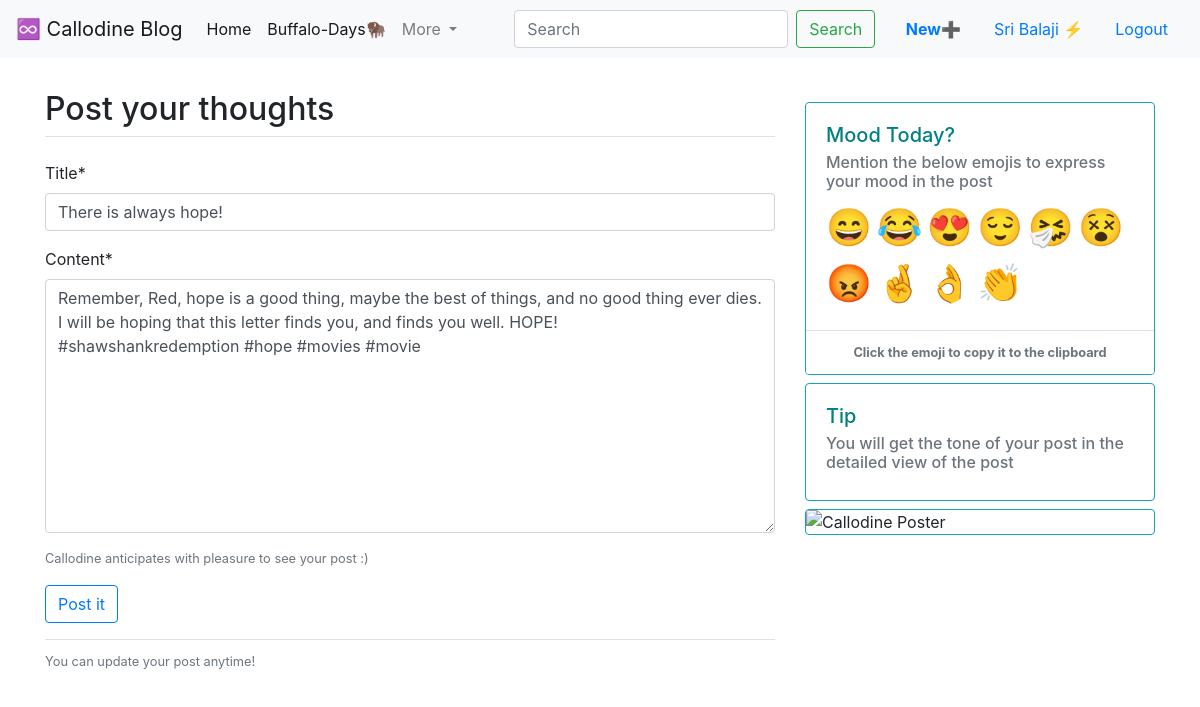
Page /post/15/update/ (signed in) on the committed database.
### microblog/models.py (models this page shows, shortened)
class Post(models.Model):
    title = models.CharField(max_length=120)
    author = models.CharField(max_length=50)
    username = models.ForeignKey(User, on_delete=models.CASCADE)
    date_posted = models.DateTimeField(auto_now_add=True)
    content = models.TextField()

### microblog/views.py (the view, shortened to what this page needs)
# urls.py: path('post/<int:pk>/update/', PostUpdateView.as_view(), name='post_update'),
class PostUpdateView(LoginRequiredMixin, UserPassesTestMixin, UpdateView):
    model = Post
    fields = ['title','content']
    def test_func(self):
        current_post = self.get_object()
        if(current_post.username == self.request.user):
            return True
        else:
            return False

### users/context_processors.py (called while the page is built)
def frds_bday(request):
    return {
        'ABHI_BDAY': settings.ABHI_BDAY,
        'ABHI_NOD': settings.ABHI_NOD,
        'AISHU_BDAY': settings.AISHU_BDAY,
        'AISHU_NOD': settings.AISHU_NOD,
        'AKSHU_BDAY': settings.AKSHU_BDAY,
        'AKSHU_NOD': settings.AKSHU_NOD,
        'ARAVIND_BDAY': settings.ARAVIND_BDAY,
        'ARAVIND_NOD': settings.ARAVIND_NOD,
        'OVIYA_BDAY': settings.OVIYA_BDAY,
        'OVIYA_NOD': settings.OVIYA_NOD,
        'PRIYA_BDAY': settings.PRIYA_BDAY,
        'PRIYA_NOD': settings.PRIYA_NOD,
        'BAJU_BDAY': settings.BAJU_BDAY,
        'BAJU_NOD': settings.BAJU_NOD,
        'VISWA_BDAY': settings.VISWA_BDAY,
        'VISWA_NOD': settings.VISWA_NOD,
        }

### microblog/templates/microblog/post_form.html (shortened to what this page needs)
{% extends "microblog/base.html" %}
{% load crispy_forms_tags %}
{% block authentication %}
<div class="mt-2 pt-2 ">
<form method="POST" enctype='multipart/form-data'>
    <div class="form-group">
      <legend class="border-bottom mb-4"><h2>Post your thoughts</h2></legend>
      {{form | crispy }}
      <small id="emailHelp" class="form-text text-muted">Callodine anticipates with pleasure to see your post :) </small>
    </div>
    <div>
    <button type="submit" class="btn btn-primary btn-outline-primary">Post it</button>
    </div>
  </form>
  <div class="border-top pt-2 mt-3 mb- pb-2">
    <small class="text-muted">
        You can update your post anytime!
    </small>
  </div>
</div>
{% endblock authentication %}
{% block sidebar %}
<div class="card border-info mt-1 mb-2" style="width: 100%;">
    <div class="card-body">
      <h5 class="card-title" style="color: teal;">Mood Today?</h5>
      <h6 class="card-subtitle mb-2 text-muted">Mention the below emojis to express your mood in the post</h6>
      <a class="eday" style="font-size: 230%;" data-toggle="tooltip" data-placement="bottom" id="em1" onclick="CopyToClipboard('em1');return false;" data-original-title="Happy">😄</a>
      <a class="eday" style="font-size: 230%;" data-toggle="tooltip" data-placement="bottom" id="em2" onclick="CopyToClipboard('em2');return false;" data-original-title="Laugh out loud">😂</a>
      <a class="eday" style="font-size: 230%;" data-toggle="tooltip" data-placement="bottom" id="em3" onclick="CopyToClipboard('em3');return false;" data-original-title="Love">😍</a>
      <a class="eday" style="font-size: 230%;" data-toggle="tooltip" data-placement="bottom" id="em4" onclick="CopyToClipboard('em4');return false;" data-original-title="Satisfied">😌</a>
      <a class="eday" style="font-size: 230%;" data-toggle="tooltip" data-placement="bottom" id="em5" onclick="CopyToClipboard('em5');return false;" data-original-title="Sad">🤧</a>
      <a class="eday" style="font-size: 230%;" data-toggle="tooltip" data-placement="bottom" id="em6" onclick="CopyToClipboard('em6');return false;" data-original-title="Exhausted">😵</a>
      <a class="eday" style="font-size: 230%;" data-toggle="tooltip" data-placement="bottom" id="em7" onclick="CopyToClipboard('em7');return false;" data-original-title="Angry">😡</a>
      <a class="eday" style="font-size: 230%;" data-toggle="tooltip" data-placement="bottom" id="em8" onclick="CopyToClipboard('em8');return false;" data-original-title="Fingers Crossed">🤞</a>
      <a class="eday" style="font-size: 230%;" data-toggle="tooltip" data-placement="bottom" id="em9" onclick="CopyToClipboard('em9');return false;" data-original-title="Super">👌</a>
      <a class="eday" style="font-size: 230%;" data-toggle="tooltip" data-placement="bottom" id="em10" onclick="CopyToClipboard('em10');return false;" data-original-title="Claps">👏</a>
    </div>
    <small class="card-footer text-muted bg-white text-center"><strong>Click the emoji to copy it to the clipboard</strong></small>
  </div>
  <div class="card border-info mt-1 mb-2" style="width: 100%;">
    <div class="card-body">
      <h5 class="card-title" style="color: teal;">Tip</h5>
      <h6 class="card-subtitle mb-2 text-muted">You will get the tone of your post in the detailed view of the post</h6>
  </div>
  </div>
  <img src="https://callodine-blog-files.s3.us-east-2.amazonaws.com/buf-poster.png" class="img-fluid card border-info rounded mx-auto d-block mt-2 mb-3" alt="Callodine Poster">
{% endblock sidebar %}

### microblog/templates/microblog/base.html (shortened to what this page needs)
{% load static %}
<!DOCTYPE html>
<html lang="en">
  <head>
    <link rel="stylesheet" type="text/css" href="{% static 'microblog/main.css' %}">
    <link rel="stylesheet" href="https://maxcdn.bootstrapcdn.com/bootstrap/4.0.0/css/bootstrap.min.css">
    <link rel="stylesheet" href="">
  </head>
  <body>
      <header>
    <nav class="navbar navbar-expand-lg navbar-light bg-light">
        <a class="navbar-brand" href="{% url 'miniblog' %}">♾️ Callodine Blog</a>
        <div class="collapse navbar-collapse" id="navbarSupportedContent">
          <ul class="navbar-nav mr-auto">
            <li class="nav-item active">
              <a class="nav-link" href="{% url 'miniblog' %}">Home <span class="sr-only">(current)</span></a>
            </li>
            <li class="nav-item active">
              <a class="nav-link" href="{% url 'happydays' %}">Buffalo-Days🦬</a>
            </li>
            <li class="nav-item dropdown">
              <a class="nav-link dropdown-toggle" href="#" id="navbarDropdown" role="button" data-toggle="dropdown" aria-haspopup="true" aria-expanded="false">
                More
              </a>
            </li>
          </ul>
          <form class="form-inline my-2 my-lg-0">
            <input class="form-control mr-sm-2" type="search" placeholder="Search" aria-label="Search">
            <button class="btn btn-outline-success my-2 my-sm-0" type="submit">Search</button>
          </form>
          <span>&nbsp;&nbsp;&nbsp;</span>
          {% if user.is_authenticated %}
          <a class=" btn btn-white nav-link" href="{% url 'new_post' %}"><strong class="text-primary">New</strong>➕</a>
          <a class="nav-link" href="{% url 'profile' %}">{{ user.first_name }} ⚡</a>
          <a class="nav-item nav-link active" href="{% url 'logout' %}">Logout</a>
          {% else %}
          <a class="nav-item nav-link active" href="{% url 'login' %}">Login</a>
          <a class="nav-item nav-link active" href="{% url 'register' %}">Register</a>
          {% endif %}
        </div>
      </nav>
    </header>
    <main role="main" class="container">
        <div class="row">
          <div class="col-md-8 mt-2 pt-2">
            {% block authentication %}
            {% endblock authentication %}
          </div>
          <div class="col-md-4 mt-4 pt-3">
            {% block sidebar %}
            {% endblock sidebar %}
          </div>
        </div>
      </main>
  </body>
</html>

### CallodineBlog/static/microblog/main.css (style rules this page uses)
body { background: #fafafa; color: #333333; margin-top: 5rem; }
h1, h2, h3, h4, h5, h6 { color: #444444; }
ul { margin: 0; }

### rows in the picture
Post: title "There is always hope!", content "Remember, Red, hope is a good thing, maybe the best of things, and no good thing ever dies. I will be hoping that this letter finds you, and finds you well. HOPE! #shawshankredemption #hope #movies #movie"

### other values in the picture
{{ user.first_name }} "Sri Balaji"
